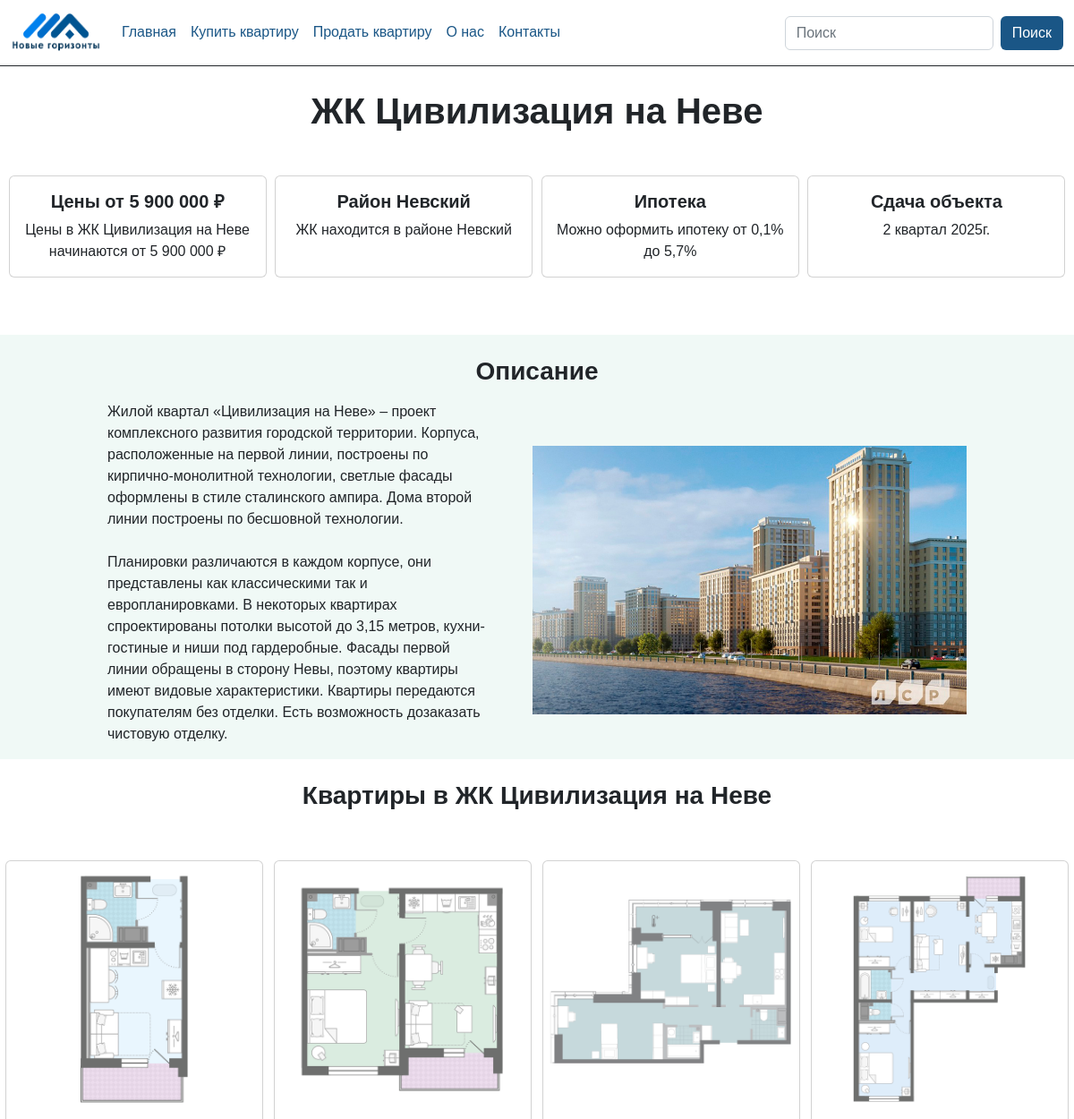
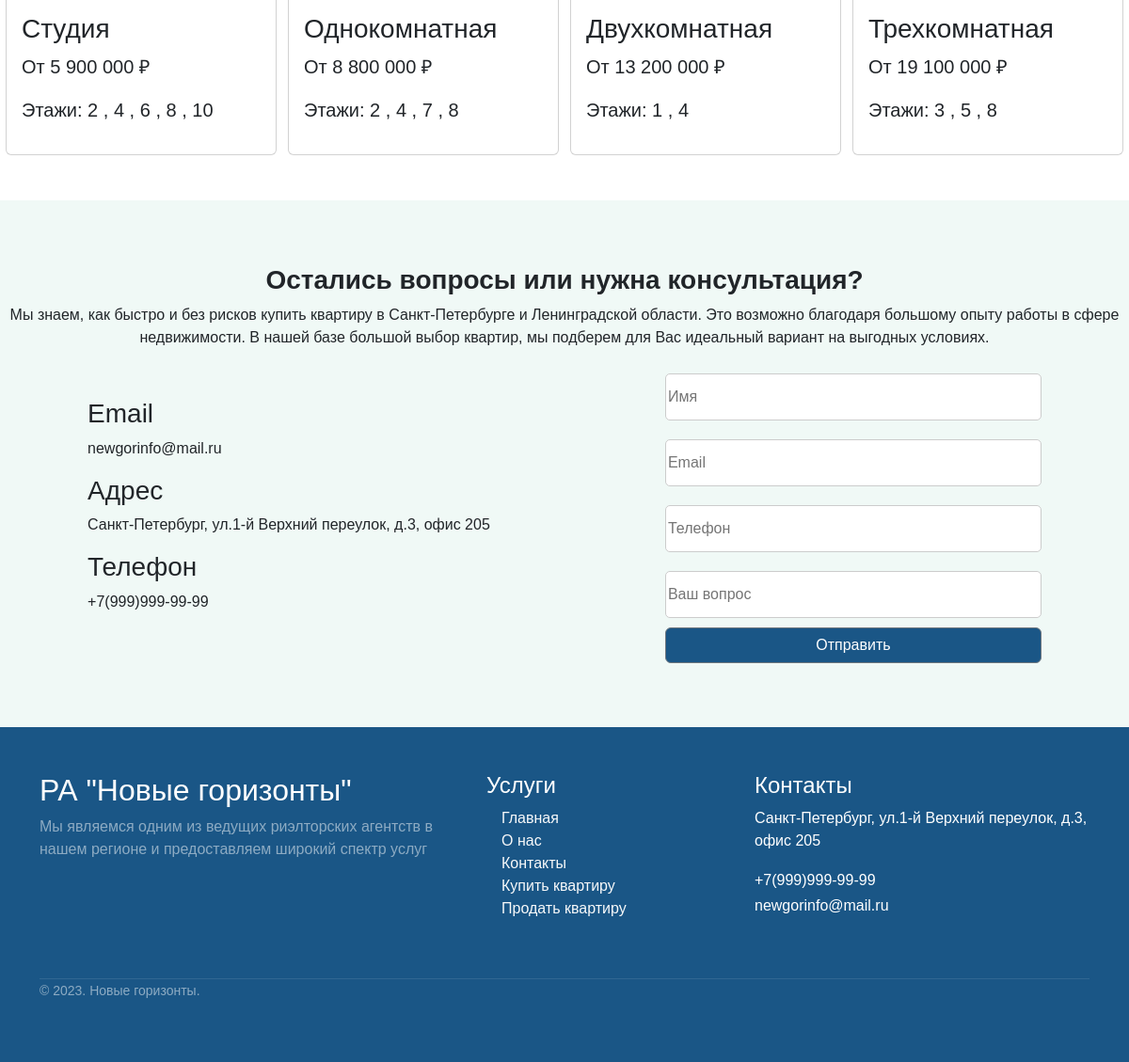
The page /sale/sale/6/ on the database its author committed (2 pictures, top to bottom).
### flats_sale/models.py (models this page shows, shortened)
class Flat(models.Model):
    object_name=models.ForeignKey(Object, on_delete=models.CASCADE, verbose_name="Объект")
    price=models.PositiveIntegerField(verbose_name='Цена')
    text=models.TextField(blank=False, verbose_name="Описание")
    img=models.ImageField(upload_to="%Y/%m/%d/", verbose_name="Изображение")
    class Meta:
       verbose_name = 'Объявление'
       verbose_name_plural = 'Объявления'

class Object(models.Model):
    name=models.CharField(max_length=128, verbose_name="Название")
    text=models.TextField(blank=False, verbose_name="Описание")
    location=models.CharField(max_length=128, verbose_name="Расположение")
    class Meta:
       verbose_name = 'Объект'
       verbose_name_plural = 'Объекты'
    def __str__(self):
       return self.name

class Category(models.Model):
    name=models.CharField(max_length=128, verbose_name="Название")
    object_name=models.ForeignKey(Object, on_delete=models.CASCADE, verbose_name="Объект")
    price=models.PositiveIntegerField(verbose_name="Цена")
    img=models.ImageField(upload_to="%Y/%m/%d/", verbose_name="Изображение")
    floors = models.ManyToManyField(Floor)
    class Meta:
       verbose_name = 'Категория'
       verbose_name_plural = 'Категории'

class Floor(models.Model):
    number = models.IntegerField()

### flats_sale/views.py (the view)
# urls.py: path("sale/<int:pk>/", sale_id_view,  name="flat"),
def sale_id_view(request, pk):
    object_list = Object.objects.filter(pk=pk)
    category_list = Category.objects.filter(object_name=pk)
    pk = get_object_or_404(Flat, pk=pk)
    if request.method=="POST":
        form = CommentForm(request.POST, request.FILES)
        if form.is_valid():
            obj = Comment() #gets new object
            obj.author = form.cleaned_data['author']
            obj.email = form.cleaned_data['email']
            obj.phone = form.cleaned_data['phone']
            obj.text = form.cleaned_data['text']
            obj.save()
            messages.success(request, 'Ваша заявка отправлена')
            form = CommentForm()
    else:
        form = CommentForm()
    context = {"pk": pk, 'page': 'flats',  # 'comments_list':comments,
               'form': form, 'category_list': category_list,
               'object_list': object_list}
    return render(request, "flats_sale/flats_detail.html", context)

### comment/forms.py
class CommentForm(forms.Form):
    author = forms.CharField(widget=forms.TextInput(attrs={"class":"myfield", 'placeholder': 'Имя'}), label=_(u'Имя'))
    email=forms.CharField(widget=forms.TextInput(attrs={"class":"myfield", 'placeholder': 'Email'}))
    phone=forms.CharField(widget=forms.TextInput(attrs={"class":"myfield", 'placeholder': 'Телефон'}), label=_(u'Телефон'))
    text = forms.CharField(widget=forms.TextInput(attrs={"class":"myfield", 'placeholder': 'Ваш вопрос'}), label=_(u'Ваш вопрос'))
    class Meta:
        model = Comment
        exclude = ('date_of_create','published','post')

### flats_sale/templates/flats_sale/flats_detail.html (shortened to what this page needs)
{% extends "root.html" %}
{% load humanize %}
{% block content %}
{% for object in object_list %}
<div style="margin-top: 100px;">
    <h1 class="text-center fw-bold">{{ pk.object_name }}</h1>
</div>
<div class="mt-5 d-flex justify-content-evenly">
    <div class="card mb-3" style="width: 18rem; background-color: #fffff;">
      <div class="card-body">
        <h5 class="card-title text-dark text-center fw-bold">Цены от {{ pk.price|floatformat:0|intcomma }} ₽</h5>
        <p class="card-text text-dark text-center">Цены в {{ pk.object_name }} начинаются от {{ pk.price|floatformat:0|intcomma }} ₽</p>
      </div>
    </div>
    <div class="card mb-3" style="width: 18rem; background-color: #fffff;">
      <div class="card-body">
        <h5 class="card-title text-dark text-center fw-bold">Район {{ object.location }}</h5>
        <p class="card-text text-dark text-center">ЖК находится в районе {{ object.location }}</p>
      </div>
    </div>
    <div class="card mb-3" style="width: 18rem; background-color: #fffff;">
      <div class="card-body">
        <h5 class="card-title text-dark text-center fw-bold">Ипотека</h5>
        <p class="card-text text-dark text-center">Можно оформить ипотеку от 0,1% до 5,7%</p>
      </div>
    </div>
    <div class="card mb-3" style="width: 18rem; background-color: #fffff;">
      <div class="card-body">
        <h5 class="card-title text-dark text-center fw-bold">Сдача объекта</h5>
        <p class="card-text text-dark text-center">2 квартал 2025г.</p>
      </div>
    </div>
</div>
<div class="mt-5 d-flex flex-column align-items-center justify-content-center w-100" style="background-color: #F0F9F6; height: auto;">
<h3 class="text-center mt-4 fw-bold">Описание</h3>
    <div class="d-flex ms-3 me-3 mt-2 align-items-center" style="width: 60rem;">
        <p class=" me-5">{{ object.text|linebreaksbr }}</p>
        <img src="{{ pk.img.url }}" alt="" width="500px" height="300px">
    </div>
</div>
<div class="d-flex mt-4 flex-column align-items-center justify-content-center w-100" style="height: auto;">
<h3 class="text-center fw-bold">Квартиры в {{ pk.object_name }}</h3>
<div class="d-flex flex-wrap w-100 justify-content-around mt-5">
{% for category in category_list.all %}
<div class="d-flex flex-row">
    <div class="content d-flex justify-content-evenly">
        <div class="card" style="width: 18rem;">
            <img src="{{ category.img.url }}" class="card-img-top" alt="...">
            <div class="card-body">
                <h3 class="card-text">{{ category.name }}</h3>
                <p class="fs-5">От {{ category.price|floatformat:0|intcomma }} ₽</p>
                <p class="fs-5">Этажи:
                {% for floor in category.floors.all %}
                    {{ floor.number }}
                    {% if not forloop.last %},{% endif %}
                {% endfor %}
                </p>
            </div>
        </div>
    </div>
</div>
{% endfor %}
</div>
{% endfor %}
</div>
<div class="d-flex mt-5 flex-column align-items-center justify-content-center w-100" style="background-color: #F0F9F6; height: 35rem;">
    <h3 class="text-center fw-bold">Остались вопросы или нужна консультация?</h3>
    <p class="text-center">Мы знаем, как быстро и без рисков купить квартиру в Санкт-Петербурге и Ленинградской области. Это возможно благодаря большому опыту работы в сфере недвижимости. В нашей базе большой выбор квартир, мы подберем для Вас идеальный вариант на выгодных условиях.</p>
<div class="d-flex justify-content-around w-100 align-items-center">
<div class="d-flex flex-column">
    <div class="d-flex flex-column align-items-start">
        <h3 class="text-center">Email</h3>
        <p>newgorinfo@mail.ru</p>
    </div>
     <div class="d-flex flex-column align-items-start">
         <h3 class="text-center">Адрес</h3>
         <p>Санкт-Петербург, ул.1-й Верхний переулок, д.3, офис 205</p>
     </div>
      <div class="d-flex flex-column align-items-start">
          <h3 class="text-center">Телефон</h3>
          <p>+7(999)999-99-99</p>
      </div>
</div>
<div class="d-flex flex-column">
<form method="POST" novalidate>
        {% for field in form %}
        <div class="form-group d-flex justify-content-between align-items-center" style="width: 25rem;">
            <div>{{field}}</div>
        </div>
        {% endfor %}
        <input type="submit" class="btn btn-secondary w-100" style="background-color: #1A5686;" value="Отправить" >
        </div>
    </div>
</div>
{% endblock %}

### static/css/style.css (style rules this page uses)
body { background-color: #2C3A47; font-family: 'Century Gothic', sans-serif; }

### templates/root.html (style rules this page uses)
html, body { height: 100%; margin: 0; }

### flats_sale/templates/flats_sale/flats_detail.html (style rules this page uses)
.myfield { border:1px solid #ccc; border-radius:5px; height:50px; width:400px; margin: 10px 10px 10px 0; }
.card { transition: 1s; width: 100%; height: auto; object-fit: cover; }

### rows shown on the page
Object: location "Невский", text "Жилой квартал «Цивилизация на Неве» – проект комплексного развития городской территории. Корпуса, расположенные на первой линии, построены по кирпично-монолитной технологии, светлые фасады оформлены в стиле сталинского ампира. Дома второй линии построены по бесшовной технологии. Планировки различаются в каждом корпусе, они представлены как классическими так и европланировками. В некоторых квартирах спроектированы потолки высотой до 3,15 метров, кухни-гостиные и ниши под гардеробные. Фасады первой линии обращены в сторону Невы, поэтому квартиры имеют видовые характеристики. Квартиры передаются покупателям без отделки. Есть возможность дозаказать чистовую отделку.", img (picture)
Flat: object_name "ЖК Цивилизация на Неве", price "5 900 000"
Category: img (picture), name "Студия", price "5 900 000"
Floor: number "2"
Floor: number "4"
Floor: number "6"
Floor: number "8"
Floor: number "10"
Category: img (picture), name "Однокомнатная", price "8 800 000"
Floor: number "2"
Floor: number "4"
Floor: number "7"
Floor: number "8"
Category: img (picture), name "Двухкомнатная", price "13 200 000"
Floor: number "1"
Floor: number "4"
Category: img (picture), name "Трехкомнатная", price "19 100 000"
Floor: number "3"
Floor: number "5"
Floor: number "8"
